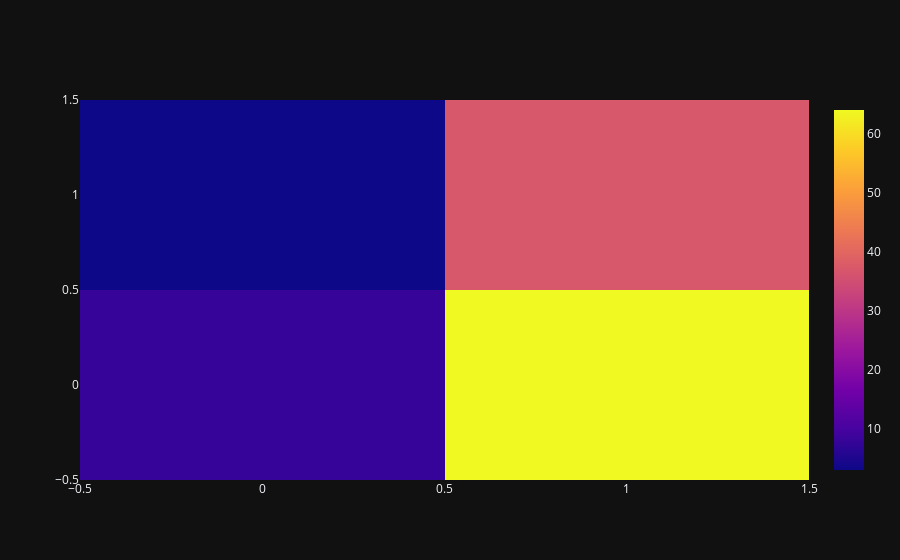

Write notebook code for a chart like this one.
### Code cell
trace = go.Heatmap(
    z= [
        [8, 64],
        [3, 37]
    ]
)

data = [trace]
offline.iplot(data)

### Figure 1 — Plotly figure (JSON) as saved in the notebook; plotly's stock layout.template omitted (floating-point values rounded to 4 significant figures)
{"data": [{"z": [[8, 64], [3, 37]], "type": "heatmap"}], "layout": {}}
